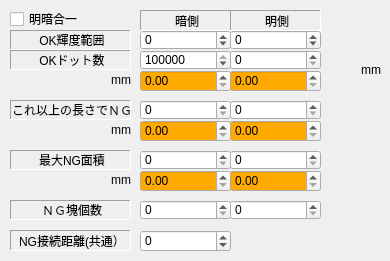
   <widget class="QWidget" name="tab_6">
    <attribute name="title">
     <string>広域</string>
    </attribute>
    <widget class="QLabel" name="label_23">
     <property name="geometry">
      <rect>
       <x>140</x>
       <y>10</y>
       <width>91</width>
       <height>21</height>
      </rect>
     </property>
     <property name="frameShape">
      <enum>QFrame::Panel</enum>
     </property>
     <property name="frameShadow">
      <enum>QFrame::Sunken</enum>
     </property>
     <property name="text">
      <string>暗側</string>
     </property>
     <property name="alignment">
      <set>Qt::AlignCenter|Qt::AlignHCenter|Qt::AlignLeading|Qt::AlignLeft|Qt::AlignVCenter</set>
     </property>
    </widget>
    <widget class="QLabel" name="label_22">
     <property name="geometry">
      <rect>
       <x>10</x>
       <y>30</y>
       <width>121</width>
       <height>20</height>
      </rect>
     </property>
     <property name="frameShape">
      <enum>QFrame::Panel</enum>
     </property>
     <property name="frameShadow">
      <enum>QFrame::Sunken</enum>
     </property>
     <property name="text">
      <string>OK輝度範囲</string>
     </property>
     <property name="alignment">
      <set>Qt::AlignCenter|Qt::AlignHCenter|Qt::AlignLeading|Qt::AlignLeft|Qt::AlignVCenter</set>
     </property>
    </widget>
    <widget class="QLabel" name="label_24">
     <property name="geometry">
      <rect>
       <x>10</x>
       <y>50</y>
       <width>121</width>
       <height>20</height>
      </rect>
     </property>
     <property name="frameShape">
      <enum>QFrame::Panel</enum>
     </property>
     <property name="frameShadow">
      <enum>QFrame::Sunken</enum>
     </property>
     <property name="text">
      <string>OKドット数</string>
     </property>
     <property name="alignment">
      <set>Qt::AlignCenter|Qt::AlignHCenter|Qt::AlignLeading|Qt::AlignLeft|Qt::AlignVCenter</set>
     </property>
    </widget>
    <widget class="QLabel" name="label_21">
     <property name="geometry">
      <rect>
       <x>230</x>
       <y>10</y>
       <width>91</width>
       <height>21</height>
      </rect>
     </property>
     <property name="frameShape">
      <enum>QFrame::Panel</enum>
     </property>
     <property name="frameShadow">
      <enum>QFrame::Sunken</enum>
     </property>
     <property name="text">
      <string>明側</string>
     </property>
     <property name="alignment">
      <set>Qt::AlignCenter|Qt::AlignHCenter|Qt::AlignLeading|Qt::AlignLeft|Qt::AlignVCenter</set>
     </property>
    </widget>
    <widget class="QSpinBox" name="EditBOKDotL">
     <property name="geometry">
      <rect>
       <x>140</x>
       <y>50</y>
       <width>91</width>
       <height>20</height>
      </rect>
     </property>
     <property name="maximum">
      <number>99999999</number>
     </property>
     <property name="value">
      <number>1000000</number>
     </property>
    </widget>
    <widget class="QSpinBox" name="EditBOKDotH">
     <property name="geometry">
      <rect>
       <x>230</x>
       <y>50</y>
       <width>91</width>
       <height>20</height>
      </rect>
     </property>
     <property name="maximum">
      <number>99999999</number>
     </property>
    </widget>
    <widget class="QSpinBox" name="EditBBrightWidthL">
     <property name="geometry">
      <rect>
       <x>140</x>
       <y>30</y>
       <width>91</width>
       <height>20</height>
      </rect>
     </property>
     <property name="minimum">
      <number>-255</number>
     </property>
     <property name="maximum">
      <number>255</number>
     </property>
    </widget>
    <widget class="QSpinBox" name="EditBBrightWidthH">
     <property name="geometry">
      <rect>
       <x>230</x>
       <y>30</y>
       <width>91</width>
       <height>20</height>
      </rect>
     </property>
     <property name="minimum">
      <number>-255</number>
     </property>
     <property name="maximum">
      <number>255</number>
     </property>
    </widget>
    <widget class="QSpinBox" name="EditBOKLengthH">
     <property name="geometry">
      <rect>
       <x>230</x>
       <y>100</y>
       <width>91</width>
       <height>20</height>
      </rect>
     </property>
     <property name="maximum">
      <number>99999999</number>
     </property>
    </widget>
    <widget class="QLabel" name="label_34">
     <property name="geometry">
      <rect>
       <x>10</x>
       <y>100</y>
       <width>121</width>
       <height>20</height>
      </rect>
     </property>
     <property name="frameShape">
      <enum>QFrame::Panel</enum>
     </property>
     <property name="frameShadow">
      <enum>QFrame::Sunken</enum>
     </property>
     <property name="text">
      <string>これ以上の長さでＮＧ</string>
     </property>
     <property name="alignment">
      <set>Qt::AlignCenter|Qt::AlignHCenter|Qt::AlignLeading|Qt::AlignLeft|Qt::AlignVCenter</set>
     </property>
    </widget>
    <widget class="QSpinBox" name="EditBOKLengthL">
     <property name="geometry">
      <rect>
       <x>140</x>
       <y>100</y>
       <width>91</width>
       <height>20</height>
      </rect>
     </property>
     <property name="maximum">
      <number>99999999</number>
     </property>
    </widget>
    <widget class="QSpinBox" name="EditBMinNGCountL">
     <property name="geometry">
      <rect>
       <x>140</x>
       <y>200</y>
       <width>91</width>
       <height>20</height>
      </rect>
     </property>
     <property name="maximum">
      <number>99999999</number>
     </property>
    </widget>
    <widget class="QSpinBox" name="EditBMinNGCountH">
     <property name="geometry">
      <rect>
       <x>230</x>
       <y>200</y>
       <width>91</width>
       <height>20</height>
      </rect>
     </property>
     <property name="maximum">
      <number>99999999</number>
     </property>
    </widget>
    <widget class="QLabel" name="label_35">
     <property name="geometry">
      <rect>
       <x>10</x>
       <y>200</y>
       <width>121</width>
       <height>20</height>
      </rect>
     </property>
     <property name="frameShape">
      <enum>QFrame::Panel</enum>
     </property>
     <property name="frameShadow">
      <enum>QFrame::Sunken</enum>
     </property>
     <property name="text">
      <string>ＮＧ塊個数</string>
     </property>
     <property name="alignment">
      <set>Qt::AlignCenter|Qt::AlignHCenter|Qt::AlignLeading|Qt::AlignLeft|Qt::AlignVCenter</set>
     </property>
    </widget>
    <widget class="QLabel" name="label_37">
     <property name="geometry">
      <rect>
       <x>10</x>
       <y>230</y>
       <width>121</width>
       <height>21</height>
      </rect>
     </property>
     <property name="frameShape">
      <enum>QFrame::Panel</enum>
     </property>
     <property name="frameShadow">
      <enum>QFrame::Sunken</enum>
     </property>
     <property name="text">
      <string>NG接続距離(共通）</string>
     </property>
     <property name="alignment">
      <set>Qt::AlignCenter|Qt::AlignHCenter|Qt::AlignLeading|Qt::AlignLeft|Qt::AlignVCenter</set>
     </property>
    </widget>
    <widget class="QSpinBox" name="EditBConnectLen">
     <property name="geometry">
      <rect>
       <x>140</x>
       <y>230</y>
       <width>91</width>
       <height>22</height>
      </rect>
     </property>
     <property name="minimum">
      <number>-9999</number>
     </property>
     <property name="maximum">
      <number>99999999</number>
     </property>
    </widget>
    <widget class="QLabel" name="label_51">
     <property name="geometry">
      <rect>
       <x>10</x>
       <y>150</y>
       <width>121</width>
       <height>20</height>
      </rect>
     </property>
     <property name="frameShape">
      <enum>QFrame::Panel</enum>
     </property>
     <property name="frameShadow">
      <enum>QFrame::Sunken</enum>
     </property>
     <property name="text">
      <string>最大NG面積</string>
     </property>
     <property name="alignment">
      <set>Qt::AlignCenter|Qt::AlignHCenter|Qt::AlignLeading|Qt::AlignLeft|Qt::AlignVCenter</set>
     </property>
    </widget>
    <widget class="QCheckBox" name="checkBModeBindBWBroad">
     <property name="geometry">
      <rect>
       <x>10</x>
       <y>10</y>
       <width>111</width>
       <height>18</height>
      </rect>
     </property>
     <property name="text">
      <string>明暗合一</string>
     </property>
    </widget>
    <widget class="QSpinBox" name="EditBMaxNGDotH">
     <property name="geometry">
      <rect>
       <x>230</x>
       <y>150</y>
       <width>91</width>
       <height>20</height>
      </rect>
     </property>
     <property name="maximum">
      <number>99999999</number>
     </property>
    </widget>
    <widget class="QSpinBox" name="EditBMaxNGDotL">
     <property name="geometry">
      <rect>
       <x>140</x>
       <y>150</y>
       <width>91</width>
       <height>20</height>
      </rect>
     </property>
     <property name="maximum">
      <number>99999999</number>
     </property>
    </widget>
    <widget class="QDoubleSpinBox" name="doubleSpinBoxBOKDotL">
     <property name="geometry">
      <rect>
       <x>140</x>
       <y>70</y>
       <width>91</width>
       <height>22</height>
      </rect>
     </property>
     <property name="palette">
      <palette>
       <active>
        <colorrole role="Base">
         <brush brushstyle="SolidPattern">
          <color alpha="255">
           <red>255</red>
           <green>170</green>
           <blue>0</blue>
          </color>
         </brush>
        </colorrole>
       </active>
       <inactive>
        <colorrole role="Base">
         <brush brushstyle="SolidPattern">
          <color alpha="255">
           <red>255</red>
           <green>170</green>
           <blue>0</blue>
          </color>
         </brush>
        </colorrole>
       </inactive>
       <disabled>
        <colorrole role="Base">
         <brush brushstyle="SolidPattern">
          <color alpha="255">
           <red>240</red>
           <green>240</green>
           <blue>240</blue>
          </color>
         </brush>
        </colorrole>
       </disabled>
      </palette>
     </property>
     <property name="maximum">
      <double>9999999999.000000000000000</double>
     </property>
    </widget>
    <widget class="QDoubleSpinBox" name="doubleSpinBoxBOKDotH">
     <property name="geometry">
      <rect>
       <x>230</x>
       <y>70</y>
       <width>91</width>
       <height>22</height>
      </rect>
     </property>
     <property name="palette">
      <palette>
       <active>
        <colorrole role="Base">
         <brush brushstyle="SolidPattern">
          <color alpha="255">
           <red>255</red>
           <green>170</green>
           <blue>0</blue>
          </color>
         </brush>
        </colorrole>
       </active>
       <inactive>
        <colorrole role="Base">
         <brush brushstyle="SolidPattern">
          <color alpha="255">
           <red>255</red>
           <green>170</green>
           <blue>0</blue>
          </color>
         </brush>
        </colorrole>
       </inactive>
       <disabled>
        <colorrole role="Base">
         <brush brushstyle="SolidPattern">
          <color alpha="255">
           <red>240</red>
           <green>240</green>
           <blue>240</blue>
          </color>
         </brush>
        </colorrole>
       </disabled>
      </palette>
     </property>
     <property name="maximum">
      <double>9999999999.000000000000000</double>
     </property>
    </widget>
    <widget class="QDoubleSpinBox" name="doubleSpinBoxBOKLengthL">
     <property name="geometry">
      <rect>
       <x>140</x>
       <y>120</y>
       <width>91</width>
       <height>22</height>
      </rect>
     </property>
     <property name="palette">
      <palette>
       <active>
        <colorrole role="Base">
         <brush brushstyle="SolidPattern">
          <color alpha="255">
           <red>255</red>
           <green>170</green>
           <blue>0</blue>
          </color>
         </brush>
        </colorrole>
       </active>
       <inactive>
        <colorrole role="Base">
         <brush brushstyle="SolidPattern">
          <color alpha="255">
           <red>255</red>
           <green>170</green>
           <blue>0</blue>
          </color>
         </brush>
        </colorrole>
       </inactive>
       <disabled>
        <colorrole role="Base">
         <brush brushstyle="SolidPattern">
          <color alpha="255">
           <red>240</red>
           <green>240</green>
           <blue>240</blue>
          </color>
         </brush>
        </colorrole>
       </disabled>
      </palette>
     </property>
     <property name="maximum">
      <double>9999999999.000000000000000</double>
     </property>
    </widget>
    <widget class="QDoubleSpinBox" name="doubleSpinBoxBOKLengthH">
     <property name="geometry">
      <rect>
       <x>230</x>
       <y>120</y>
       <width>91</width>
       <height>22</height>
      </rect>
     </property>
     <property name="palette">
      <palette>
       <active>
        <colorrole role="Base">
         <brush brushstyle="SolidPattern">
          <color alpha="255">
           <red>255</red>
           <green>170</green>
           <blue>0</blue>
          </color>
         </brush>
        </colorrole>
       </active>
       <inactive>
        <colorrole role="Base">
         <brush brushstyle="SolidPattern">
          <color alpha="255">
           <red>255</red>
           <green>170</green>
           <blue>0</blue>
          </color>
         </brush>
        </colorrole>
       </inactive>
       <disabled>
        <colorrole role="Base">
         <brush brushstyle="SolidPattern">
          <color alpha="255">
           <red>240</red>
           <green>240</green>
           <blue>240</blue>
          </color>
         </brush>
        </colorrole>
       </disabled>
      </palette>
     </property>
     <property name="maximum">
      <double>9999999999.000000000000000</double>
     </property>
    </widget>
    <widget class="QDoubleSpinBox" name="doubleSpinBoxBMaxNGDotL">
     <property name="geometry">
      <rect>
       <x>140</x>
       <y>170</y>
       <width>91</width>
       <height>22</height>
      </rect>
     </property>
     <property name="palette">
      <palette>
       <active>
        <colorrole role="Base">
         <brush brushstyle="SolidPattern">
          <color alpha="255">
           <red>255</red>
           <green>170</green>
           <blue>0</blue>
          </color>
         </brush>
        </colorrole>
       </active>
       <inactive>
        <colorrole role="Base">
         <brush brushstyle="SolidPattern">
          <color alpha="255">
           <red>255</red>
           <green>170</green>
           <blue>0</blue>
          </color>
         </brush>
        </colorrole>
       </inactive>
       <disabled>
        <colorrole role="Base">
         <brush brushstyle="SolidPattern">
          <color alpha="255">
           <red>240</red>
           <green>240</green>
           <blue>240</blue>
          </color>
         </brush>
        </colorrole>
       </disabled>
      </palette>
     </property>
     <property name="maximum">
      <double>9999999999.000000000000000</double>
     </property>
    </widget>
    <widget class="QDoubleSpinBox" name="doubleSpinBoxBMaxNGDotH">
     <property name="geometry">
      <rect>
       <x>230</x>
       <y>170</y>
       <width>91</width>
       <height>22</height>
      </rect>
     </property>
     <property name="palette">
      <palette>
       <active>
        <colorrole role="Base">
         <brush brushstyle="SolidPattern">
          <color alpha="255">
           <red>255</red>
           <green>170</green>
           <blue>0</blue>
          </color>
         </brush>
        </colorrole>
       </active>
       <inactive>
        <colorrole role="Base">
         <brush brushstyle="SolidPattern">
          <color alpha="255">
           <red>255</red>
           <green>170</green>
           <blue>0</blue>
          </color>
         </brush>
        </colorrole>
       </inactive>
       <disabled>
        <colorrole role="Base">
         <brush brushstyle="SolidPattern">
          <color alpha="255">
           <red>240</red>
           <green>240</green>
           <blue>240</blue>
          </color>
         </brush>
        </colorrole>
       </disabled>
      </palette>
     </property>
     <property name="maximum">
      <double>9999999999.000000000000000</double>
     </property>
    </widget>
    <widget class="QLabel" name="labelUnitName_4">
     <property name="geometry">
      <rect>
       <x>40</x>
       <y>70</y>
       <width>91</width>
       <height>20</height>
      </rect>
     </property>
     <property name="frameShape">
      <enum>QFrame::NoFrame</enum>
     </property>
     <property name="frameShadow">
      <enum>QFrame::Sunken</enum>
     </property>
     <property name="text">
      <string>mm</string>
     </property>
     <property name="alignment">
      <set>Qt::AlignRight|Qt::AlignTrailing|Qt::AlignVCenter</set>
     </property>
    </widget>
    <widget class="QLabel" name="labelUnitName_5">
     <property name="geometry">
      <rect>
       <x>40</x>
       <y>120</y>
       <width>91</width>
       <height>20</height>
      </rect>
     </property>
     <property name="frameShape">
      <enum>QFrame::NoFrame</enum>
     </property>
     <property name="frameShadow">
      <enum>QFrame::Sunken</enum>
     </property>
     <property name="text">
      <string>mm</string>
     </property>
     <property name="alignment">
      <set>Qt::AlignRight|Qt::AlignTrailing|Qt::AlignVCenter</set>
     </property>
    </widget>
    <widget class="QLabel" name="labelUnitName_6">
     <property name="geometry">
      <rect>
       <x>40</x>
       <y>170</y>
       <width>91</width>
       <height>20</height>
      </rect>
     </property>
     <property name="frameShape">
      <enum>QFrame::NoFrame</enum>
     </property>
     <property name="frameShadow">
      <enum>QFrame::Sunken</enum>
     </property>
     <property name="text">
      <string>mm</string>
     </property>
     <property name="alignment">
      <set>Qt::AlignRight|Qt::AlignTrailing|Qt::AlignVCenter</set>
     </property>
    </widget>
    <widget class="QLabel" name="labelUnitName_8">
     <property name="geometry">
      <rect>
       <x>320</x>
       <y>60</y>
       <width>61</width>
       <height>20</height>
      </rect>
     </property>
     <property name="frameShape">
      <enum>QFrame::NoFrame</enum>
     </property>
     <property name="frameShadow">
      <enum>QFrame::Sunken</enum>
     </property>
     <property name="text">
      <string>mm</string>
     </property>
     <property name="alignment">
      <set>Qt::AlignRight|Qt::AlignTrailing|Qt::AlignVCenter</set>
     </property>
    </widget>
   </widget>
